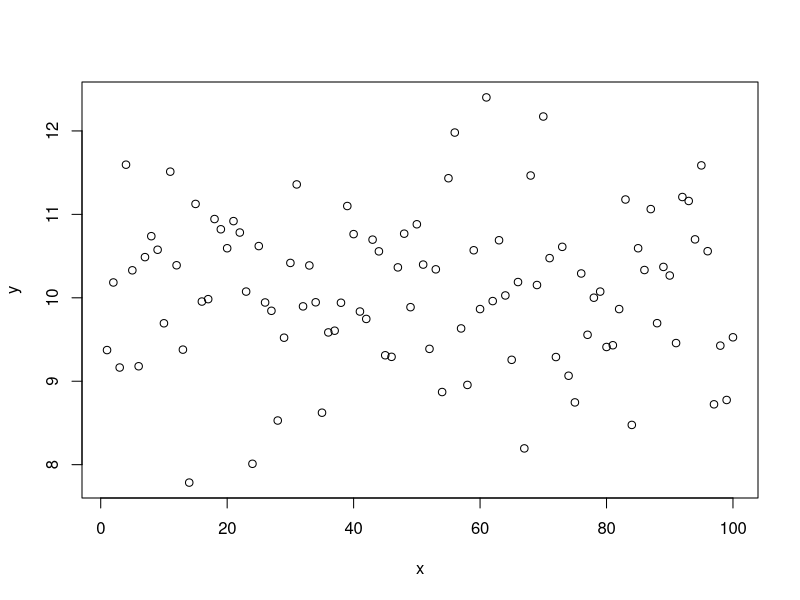
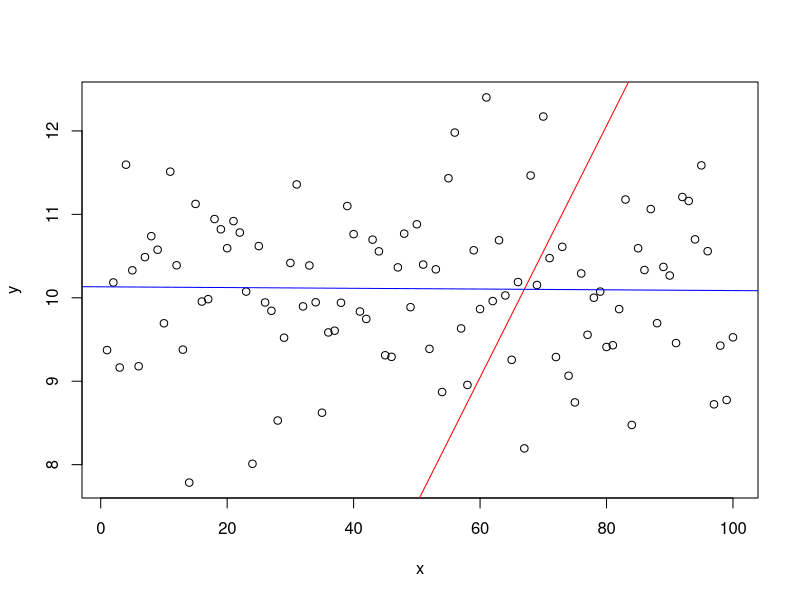

Write the R code that produced these figures, in order.
## ---- chunk 1
knitr::opts_chunk$set(echo = TRUE)
## ---- chunk 2
set.seed(1)
y <- matrix(rnorm(n=100,mean=10, sd=1))
#(2) Create a column of x that includes numbers 1 to 100
x <- matrix(1:100)
#(3) Draw a scatter plot using R. Based on the figure, do you think
#x and y are correlated?
plot(x,y)
## ---- chunk 3
corr <- cor(x,y)
corr
## ---- chunk 4
lm_model <- lm(formula=y~x)
summary <- summary(lm_model)
r_sq <- summary$r.squared
r_sq
## ---- chunk 5
lm_model_2 <- lm(formula = y~x+0)
summary2 <- summary(lm_model_2)
r_sq2 <- summary2$r.squared
r_sq2
## ---- chunk 6
plot(x,y)
#Better model
abline(lm_model_2, col='red')
#Worse model
abline(lm_model, col='blue')
